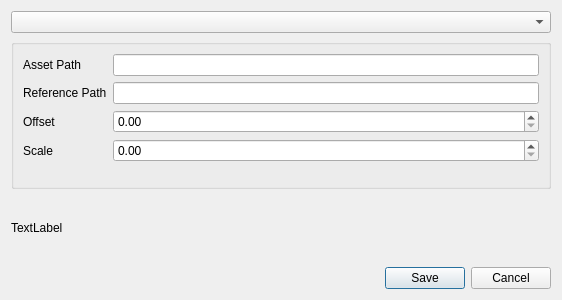
<?xml version="1.0" encoding="UTF-8"?>
<ui version="4.0">
 <class>ReferenceEditor</class>
 <widget class="QDialog" name="ReferenceEditor">
  <property name="geometry">
   <rect>
    <x>0</x>
    <y>0</y>
    <width>562</width>
    <height>300</height>
   </rect>
  </property>
  <property name="minimumSize">
   <size>
    <width>0</width>
    <height>300</height>
   </size>
  </property>
  <property name="windowTitle">
   <string>Edit Reference</string>
  </property>
  <layout class="QVBoxLayout" name="verticalLayout">
   <property name="spacing">
    <number>6</number>
   </property>
   <item>
    <widget class="QComboBox" name="multirefList"/>
   </item>
   <item>
    <widget class="QGroupBox" name="groupBox">
     <property name="enabled">
      <bool>true</bool>
     </property>
     <property name="minimumSize">
      <size>
       <width>0</width>
       <height>150</height>
      </size>
     </property>
     <property name="title">
      <string/>
     </property>
     <layout class="QFormLayout" name="formLayout_2">
      <property name="fieldGrowthPolicy">
       <enum>QFormLayout::AllNonFixedFieldsGrow</enum>
      </property>
      <item row="0" column="0">
       <widget class="QLabel" name="tdsAssetPath">
        <property name="text">
         <string>Asset Path</string>
        </property>
       </widget>
      </item>
      <item row="0" column="1">
       <widget class="OverridableLineEdit" name="tdsAssetPathInput"/>
      </item>
      <item row="1" column="0">
       <widget class="QLabel" name="referencePath">
        <property name="text">
         <string>Reference Path</string>
        </property>
       </widget>
      </item>
      <item row="1" column="1">
       <widget class="OverridableLineEdit" name="referencePathInput"/>
      </item>
      <item row="2" column="0">
       <widget class="QLabel" name="offset">
        <property name="text">
         <string>Offset</string>
        </property>
       </widget>
      </item>
      <item row="2" column="1">
       <widget class="QDoubleSpinBox" name="offsetInput">
        <property name="sizePolicy">
         <sizepolicy hsizetype="Preferred" vsizetype="Fixed">
          <horstretch>0</horstretch>
          <verstretch>0</verstretch>
         </sizepolicy>
        </property>
       </widget>
      </item>
      <item row="3" column="0">
       <widget class="QLabel" name="scale">
        <property name="text">
         <string>Scale</string>
        </property>
       </widget>
      </item>
      <item row="3" column="1">
       <widget class="QDoubleSpinBox" name="scaleInput">
        <property name="sizePolicy">
         <sizepolicy hsizetype="Preferred" vsizetype="Fixed">
          <horstretch>0</horstretch>
          <verstretch>0</verstretch>
         </sizepolicy>
        </property>
       </widget>
      </item>
     </layout>
    </widget>
   </item>
   <item>
    <widget class="QLabel" name="errorLabel">
     <property name="text">
      <string>TextLabel</string>
     </property>
     <property name="wordWrap">
      <bool>true</bool>
     </property>
    </widget>
   </item>
   <item>
    <widget class="QDialogButtonBox" name="buttonBox">
     <property name="orientation">
      <enum>Qt::Horizontal</enum>
     </property>
     <property name="standardButtons">
      <set>QDialogButtonBox::Cancel|QDialogButtonBox::Save</set>
     </property>
    </widget>
   </item>
  </layout>
 </widget>
 <customwidgets>
  <customwidget>
   <class>OverridableLineEdit</class>
   <extends>QLineEdit</extends>
   <header>overridableLineEdit</header>
  </customwidget>
 </customwidgets>
 <resources/>
 <connections>
  <connection>
   <sender>buttonBox</sender>
   <signal>accepted()</signal>
   <receiver>ReferenceEditor</receiver>
   <slot>accept()</slot>
   <hints>
    <hint type="sourcelabel">
     <x>248</x>
     <y>254</y>
    </hint>
    <hint type="destinationlabel">
     <x>157</x>
     <y>274</y>
    </hint>
   </hints>
  </connection>
  <connection>
   <sender>buttonBox</sender>
   <signal>rejected()</signal>
   <receiver>ReferenceEditor</receiver>
   <slot>reject()</slot>
   <hints>
    <hint type="sourcelabel">
     <x>316</x>
     <y>260</y>
    </hint>
    <hint type="destinationlabel">
     <x>286</x>
     <y>274</y>
    </hint>
   </hints>
  </connection>
 </connections>
</ui>
